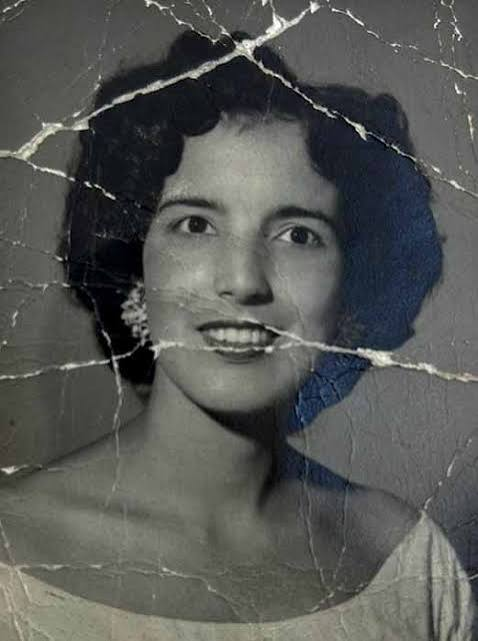
#> input picture tests/restoration_dataset/damaged/case10_spiderweb_lips.jpg, 478 x 641 px; its folder holds only this picture in this run
$ python -i impulse_denoiser.py   (imports and definitions only)   (older library calls are emulated)
#> lines starting #> are read from the running program, lines starting #| are printed output that depends on the picture; after the words box and inside, x2 and y2 are one past the last pixel; in counts of white or black regions, pixels touching at a corner belong together
"""
impulse_denoiser.py — Detect and remove impulse (salt-and-pepper) noise before
anything else in the pipeline looks at the image.

Why this runs first
-------------------
Impulse noise is not a cosmetic problem in this pipeline; it is a *detection*
problem. Stage 2 asks "is this bright pixel an emulsion flake?" and "is this
dark pixel the start of a crack?", and an isolated speck answers yes to both.
The flake and tearmark detectors then hand a speck field to MaskRefiner, whose
morphological closing merges the scatter into large connected components, and
LaMa repaints them. Measured on a clean 256x256 synthetic, adding 1% impulse
noise took the final damage mask from 10.05% of the frame in 5 components to
99.62% in a single component. The repainted result is the smeared, crackled,
pastel-blotched output that colorization then invents hues for.

So the fix is ordering plus precision: remove the specks before any detector
runs, and remove *only* the specks.

Why not a median filter
-----------------------
A median filter is a blanket operation: it rewrites every pixel, so it cannot
help but destroy the single-pixel detail that portraits are made of — catch-
lights in the eyes, individual hair strands, eyelashes, jewellery highlights.
The previous implementation in noise_router flagged any pixel that was the min
or max of its own 3x3 window, which is roughly 2/9 of all pixels in textured
content whether or not any noise is present. Measured on a noise-*free* test
image it changed 1.34% of pixels and destroyed 58% of the high-frequency
energy, and its output PSNR was pinned at ~28.5 dB no matter how noisy the
input was — the signature of a filter that is filtering content rather than
noise. At low noise density it made the image measurably worse (-3.45 dB).

How this decides what is noise
------------------------------
Three tests, and none of them has a constant tuned to a particular photograph.
Write T for the per-image threshold, derived below.

1. Extremity — the pixel differs from its 3x3 median by more than T. T is
   max(12, 3 * sigma) where sigma is a median-absolute-deviation estimate of the
   image's own noise scale, taken on the median-filter residual. MAD rather than
   a standard deviation precisely because impulses are present: they sit in the
   tail of the residual distribution and would inflate a std, which would raise
   the threshold and hide them. MAD ignores the tail. The floor of 12 grey
   levels is perceptual — below that an outlier is indistinguishable from
   ordinary film grain, which the grain-oriented filters downstream handle
   better than a median ever will.

2. Isolation, via ROAD — Rank-Ordered Absolute Differences. Take the absolute
   difference to each of the 8 neighbours, sort them, and require that even the
   *two smallest* sum to more than 2T; that is, the pixel is unlike at least
   seven of its eight neighbours. This is the test that protects thin structure:

     * flat region — 8 near-identical neighbours, ROAD ~ 0, protected
     * edge — at least 3 neighbours on the pixel's own side, protected, even
       though the pixel is a local extreme
     * interior of a 1px hair strand — 2 collinear neighbours on the strand, so
       the two smallest differences are both ~0, protected
     * isolated impulse — unlike every neighbour, flagged

   The order matters here and getting it wrong is subtle. Summing the four
   smallest differences instead of the two is the more common formulation, and
   it breaks on exactly the content this pipeline exists to preserve: a pixel in
   the middle of a 1px strand has only 2 matching neighbours, so its third and
   fourth smallest differences are full-amplitude and the sum clears any
   sensible threshold. Every hair strand in the image would be filtered as
   noise. Requiring only the two smallest to be large is what keeps 1px lines.

3. Continuation veto — the flag is withdrawn if there is any direction in which
   the neighbours at distance 1 *and* distance 2 are both within T of the pixel.
   Test 2 alone clips the endpoints of thin lines: the last pixel of a strand has
   just one collinear neighbour, so its two smallest differences are 0 and
   full-amplitude, and it gets flagged. Checking two steps out distinguishes the
   two cases — a strand endpoint has the strand continuing beneath it, an
   isolated impulse has nothing in any direction.

Detection is per channel rather than on luminance alone, which covers both
classic neutral salt-and-pepper (an outlier in all three channels, flagged in
all three) and the per-channel impulses that scanners and heavy JPEG
recompression produce (flagged only where they occur).

What this deliberately does not catch
-------------------------------------
Runs of three or more adjacent impulses of the same polarity survive: the middle
of such a run has two matching neighbours, so test 2 protects it, and the ends
are vetoed by test 3. This is not a tuning oversight, it is an information limit
— no purely local test can tell a 3-pixel salt cluster from a 3-pixel line
segment, because locally they are the same object. Two things make it the right
trade. First, such clusters are rare: at density d they are roughly 4*(d/2)^2 of
the impulses, which is 0.25% at d=0.05 and 1% at d=0.10. Second, the failure this
stage exists to prevent is a *dense field of isolated specks* merging under
morphological closing into frame-filling blobs; a handful of surviving 3-pixel
clusters reach Stage 2 as tiny components and are pruned there. Being
conservative is the correct bias when the bug being fixed was over-aggression.

There is no iteration for the same reason. Running detect-and-fill repeatedly
would eventually clear those clusters, but it would also erode thin lines one
pixel per pass from each end, since each pass creates a fresh endpoint for the
next to clip. One pass clips at most a single pixel from a line end and cannot
compound.

How replacement works
---------------------
Flagged pixels are replaced by the median of their *unflagged* neighbours, with
the window growing 3 -> 5 -> 7 only for pixels that still have too few clean
neighbours to draw on. Noise never feeds into its own replacement, so dense
speckle resolves without a blanket median, and clusters of adjacent specks do
not propagate their own values. Pixels corrected at a smaller window do become
valid sources at the next one, which is what lets heavy noise resolve from the
outside in. Unflagged pixels are returned bit-identical, so a clean image is a
true no-op — there is no coverage threshold to tune because the detector is
precise rather than a gate on a blunt filter.
"""

from __future__ import annotations

import logging
import os
import warnings
from dataclasses import dataclass
from typing import List, Tuple

import cv2
import numpy as np

logger = logging.getLogger(__name__)

# ─── A2 isolated-blob inpainting (docs/REMEDIATION_PLAN_AB_G.md) ─────────────
# Values scale with the image so the same constants work at scan and SR scale.
_DISABLED = {"0", "false", "no", "off"}
_BLOB_MIN_AREA = 1            # amplitude + isolation gates separate dust from grain
_BLOB_MAX_AREA_FRAC = 6e-4    # max blob area as fraction of h*w (≈120px @447²)
_BLOB_MIN_CONTRAST = 20.0     # min local contrast (grey levels) to be dust
_BLOB_MAX_STRUCTURE_TOUCH = 0.35  # max structure-pixel share inside a component
_BLOB_COVERAGE_CAP_PCT = 4.0  # frame cap — above this it is a texture field

# The 8-neighbourhood, in the order used to build the difference stack. Also the
# 8 directions searched by the continuation veto.
_OFFSETS: Tuple[Tuple[int, int], ...] = (
    (-1, -1), (-1, 0), (-1, 1),
    (0, -1), (0, 1),
    (1, -1), (1, 0), (1, 1),
)

# How many of the sorted neighbour differences the ROAD statistic sums. Two, so
# that a pixel needs only two similar neighbours to be considered part of a
# structure — which is exactly what the interior of a 1px line has. See the
# module docstring: m=4 is the usual choice and it filters away hair strands.
_ROAD_M = 2

# Absolute floor on "differs by a visible amount", in 8-bit grey levels. A
# perceptual floor, identical for every image, not a tuned constant.
_MIN_DELTA = 12.0

# Multiple of the robust noise scale a pixel must exceed to count as extreme.
# 3 sigma on a MAD-derived scale is the conventional outlier boundary.
_SIGMA_K = 3.0

# Below this flagged fraction the impulses are reported as incidental (dust
# motes rather than a noise process). The pixels are still corrected —
# correction is exact — this only controls how the stage describes itself.
_FIELD_DENSITY = 0.001


@dataclass
class ImpulseField:
    """Measurement of the impulse-noise content of an image."""

    density: float          # fraction of pixels flagged as impulses
    sigma: float            # robust noise scale, 8-bit grey levels
    threshold: float        # per-pixel delta threshold actually used
    channels: Tuple[float, ...] = ()   # per-channel flagged fraction

    # [13 lines left out: functions is_field, to_dict, not called in this run]


def _shifted(padded: np.ndarray, pad: int, dy: int, dx: int, h: int, w: int) -> np.ndarray:
    """Slice a replicate-padded plane to give the neighbour at offset (dy, dx)."""
    return padded[pad + dy:pad + dy + h, pad + dx:pad + dx + w]


def _neighbour_stack(plane_f32: np.ndarray, distance: int = 1) -> List[np.ndarray]:
    """The 8 neighbours of every pixel at the given Chebyshev distance.

    Borders are mirrored, not replicated, and the distinction is load-bearing
    rather than cosmetic. Under replication the pixel above row 0 is a copy of
    row 0 itself, so for a pixel on the top edge the continuation veto compares
    the pixel against itself at both distance 1 and distance 2, both differences
    are 0, and the veto fires unconditionally. The whole 1px frame border would
    be a guaranteed no-op — 1020 pixels on a 256x256 image, and at density 0.02
    roughly twenty impulses per frame surviving into Stage 2 by construction.

    Mirroring gives the top edge rows 1 and 2 as its upward neighbours, which is
    real content: an impulse there still differs from them and is still caught,
    while a structure running down from the edge still vetoes correctly. The
    upward and downward tests become duplicates of each other on the edge row,
    which is a harmless loss of one direction rather than a false veto.
    """
    h, w = plane_f32.shape[:2]
    # OpenCV rejects REFLECT_101 when the border is not smaller than the source,
    # so a strip thinner than the reach falls back to replication. Such an image
    # has no meaningful neighbourhood in that axis anyway.
    mode = cv2.BORDER_REFLECT_101 if min(h, w) > distance else cv2.BORDER_REPLICATE
    padded = cv2.copyMakeBorder(
        plane_f32, distance, distance, distance, distance, mode
    )
    return [
        _shifted(padded, distance, dy * distance, dx * distance, h, w)
        for dy, dx in _OFFSETS
    ]


def _road(plane_f32: np.ndarray) -> np.ndarray:
    """Rank-Ordered Absolute Differences: the sum of the _ROAD_M smallest
    absolute differences to the 8-neighbourhood. Low for flat regions, edges and
    the interiors of thin lines; high for isolated outliers.

    The m smallest are tracked in a running insertion over the 8 neighbours
    rather than by stacking and partitioning. Stacking is the obvious
    formulation and it is the wrong one here: this stage runs before the 2K
    normalisation, so on a 4000x3000 scan an (8, h, w) float32 stack is 384 MB
    and np.partition allocates a second copy of it. The running form holds
    (m, h, w) instead — 96 MB at m=2 — at the cost of 8*m cheap elementwise
    passes, which is a trade worth making at full scan resolution.
    """
    neighbours = _neighbour_stack(plane_f32)
    h, w = plane_f32.shape[:2]
    smallest = np.full((_ROAD_M, h, w), np.inf, dtype=np.float32)

    for neighbour in neighbours:
        carry = np.abs(neighbour - plane_f32)
        for j in range(_ROAD_M):
            # Where carry belongs at rank j, insert it and push the old value
            # down to compete for rank j+1.
            takes = carry < smallest[j]
            displaced = np.where(takes, smallest[j], carry)
            smallest[j] = np.where(takes, carry, smallest[j])
            carry = displaced

    return smallest.sum(axis=0)


def _continues_into_structure(plane_f32: np.ndarray, tol: float) -> np.ndarray:
    """True where some direction has similar neighbours at distance 1 *and* 2.

    This is the endpoint rescue. The last pixel of a thin line has a single
    collinear neighbour, which is not enough for the ROAD test to protect it, but
    the line carries on beyond that neighbour — so looking one step further out
    separates "end of a structure" from "isolated outlier". An impulse has
    nothing similar in any direction at either distance.
    """
    near = _neighbour_stack(plane_f32, distance=1)
    far = _neighbour_stack(plane_f32, distance=2)
    continues = np.zeros(plane_f32.shape[:2], dtype=bool)
    for n1, n2 in zip(near, far):
        continues |= (np.abs(plane_f32 - n1) <= tol) & (np.abs(plane_f32 - n2) <= tol)
    return continues


def _robust_sigma(plane_f32: np.ndarray) -> float:
    """Noise scale from the median-filter residual via MAD.

    MAD rather than std precisely because impulses are present: they sit in the
    tail of the residual distribution and would inflate a std, which would then
    raise the threshold and hide them. MAD ignores the tail.

    The estimate is global. A local estimate would adapt to a smooth face beside
    a textured hat, but it is also far less stable — and a global scale errs
    toward a higher threshold in textured images, which is the conservative
    direction for a filter whose previous incarnation was too aggressive.
    """
    plane_u8 = np.clip(plane_f32, 0, 255).astype(np.uint8)
    residual = plane_f32 - cv2.medianBlur(plane_u8, 3).astype(np.float32)
    mad = float(np.median(np.abs(residual - float(np.median(residual)))))
    return mad / 0.6745  # MAD -> Gaussian-equivalent sigma


# [61 lines left out: function _masked_median_fill, not called in this run]


class ImpulseDenoiser:
    """Precise impulse-noise detection and removal.

    Every method is content-adaptive: thresholds derive from the image's own
    robust noise scale, so the same code handles a lightly dusted scan and a
    heavily speckled one without per-image tuning.
    """

    @staticmethod
    def detect(rgb: np.ndarray) -> Tuple[np.ndarray, ImpulseField]:
        """Return a per-channel boolean impulse mask and the field measurement.

        The mask has the same shape as `rgb`; a pixel may be flagged in one
        channel and not another, which is what per-channel scanner impulses
        actually look like.
        """
        if rgb.ndim == 2:
            rgb = rgb[:, :, None]

        _despeckle_guard = os.environ.get(
            "PIXREVIVE_DESPECKLE_GUARD", "1"
        ).strip().lower() not in ("0", "false", "no", "off")

        is_scene_edge = None
        if _despeckle_guard:
            gray_m = cv2.cvtColor(rgb, cv2.COLOR_RGB2GRAY) if rgb.ndim == 3 and rgb.shape[2] == 3 else rgb.squeeze()
            macro = cv2.GaussianBlur(gray_m, (15, 15), 0)
            gx_m = cv2.Sobel(macro, cv2.CV_32F, 1, 0)
            gy_m = cv2.Sobel(macro, cv2.CV_32F, 0, 1)
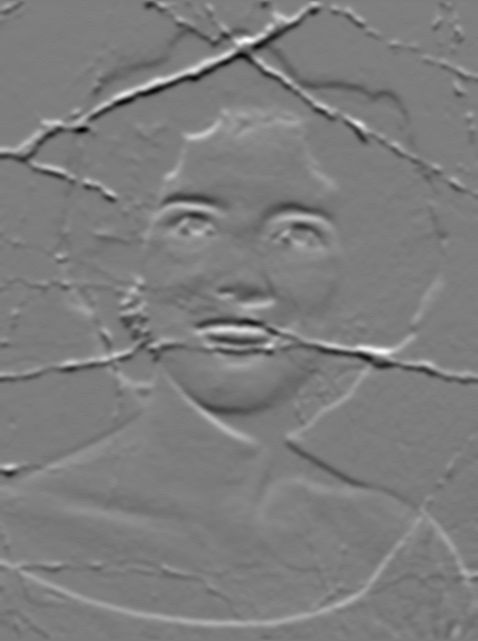
#> gy_m: shape (641, 478) float32; min -184, max 191, mean 0.6; drawn with min black and max white
            macro_edge = np.sqrt(gx_m**2 + gy_m**2)
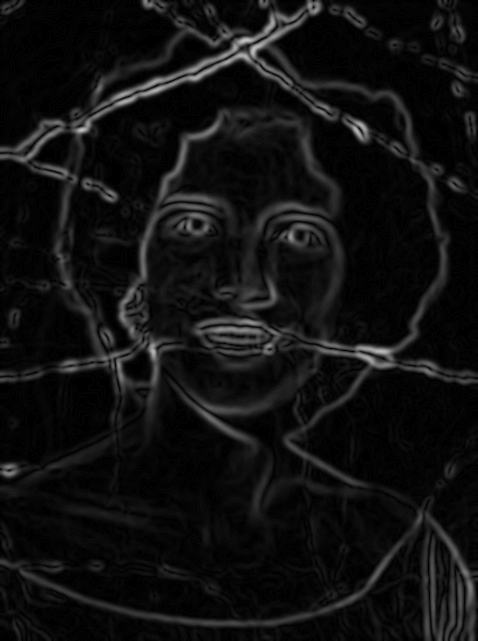
#> macro_edge: shape (641, 478) float32; min 0, max 194.3, mean 16.9
            is_scene_edge = macro_edge > 25.0
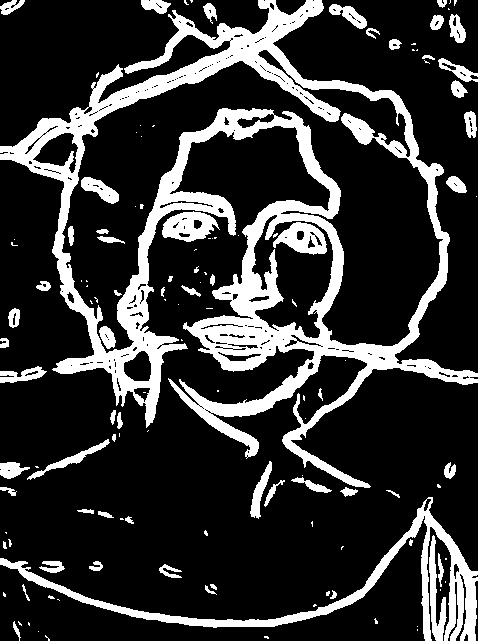
#> is_scene_edge: shape (641, 478) bool; 20.4% white; 130 white regions (69 under 20 px), largest, box (x1, y1, x2, y2) and area: (0, 0, 478, 488) 44694, (0, 497, 478, 641) 6769, (162, 211, 220, 242) 1110

        flags = np.zeros(rgb.shape, dtype=bool)
        sigmas: list[float] = []
        thresholds: list[float] = []
        per_channel: list[float] = []

        for c in range(rgb.shape[2]):
            plane = rgb[:, :, c].astype(np.float32)
            sigma = _robust_sigma(plane)
            delta_t = max(_MIN_DELTA, _SIGMA_K * sigma)

            median3 = cv2.medianBlur(
                np.clip(plane, 0, 255).astype(np.uint8), 3
            ).astype(np.float32)

            # Test 1 — extremity against the local median.
            extreme = np.abs(plane - median3) > delta_t
            # Test 2 — isolation. Scaled by _ROAD_M so the per-neighbour
            # requirement matches the same delta_t the extremity test uses.
            isolated = _road(plane) > (_ROAD_M * delta_t)
            # Test 3 — withdraw the flag at the endpoints of thin structures.
            continues = _continues_into_structure(plane, delta_t)

            flag_c = extreme & isolated & ~continues
            flags[:, :, c] = flag_c
            sigmas.append(sigma)
            thresholds.append(delta_t)
#> this loop made 3 passes
#> pass 1, in _robust_sigma, `residual = plane_f32 - cv2.medianBlur(plane_u8, 3).astype(np.float32)`:
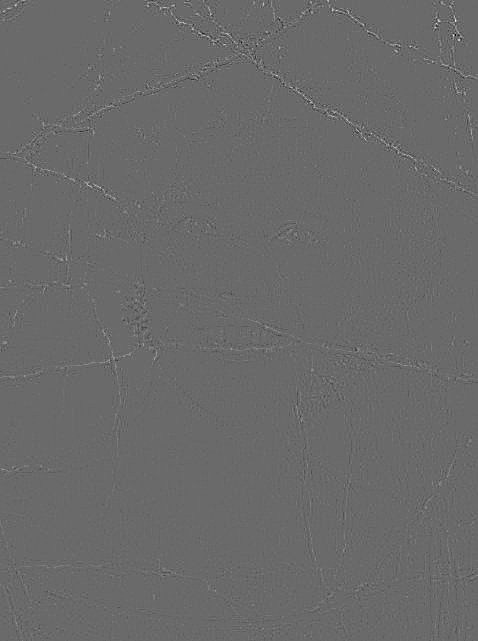
#> residual: shape (641, 478) float32; min -75, max 105, mean 0.1; drawn with min black and max white
#> after the loop:
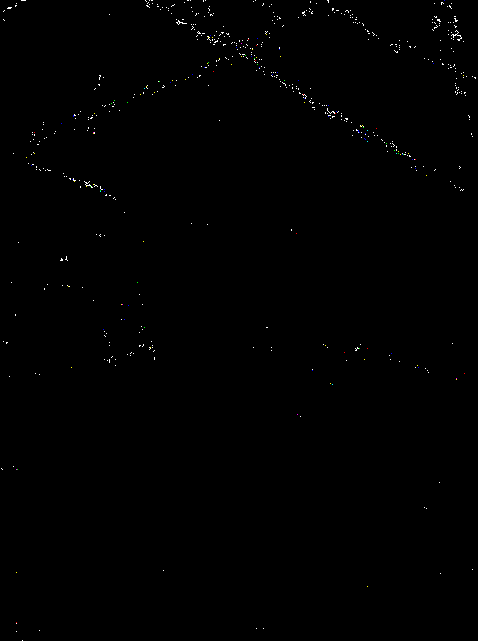
#> flags: shape (641, 478, 3) bool; mean R, G, B 0.00314, 0.00316, 0.0031
#> after the loop:
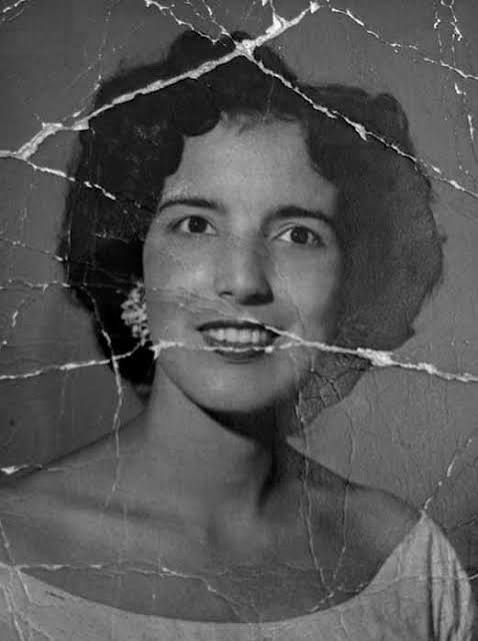
#> plane: shape (641, 478) float32; min 0, max 255, mean 84.9
#> after the loop, sigmas = [0, 0, 0]; thresholds = [12, 12, 12]

        # Whole-field macroscopic edge co-location check (analogous to SpeckSuppressor)
        if _despeckle_guard and is_scene_edge is not None:
            any_flags = np.any(flags, axis=2)
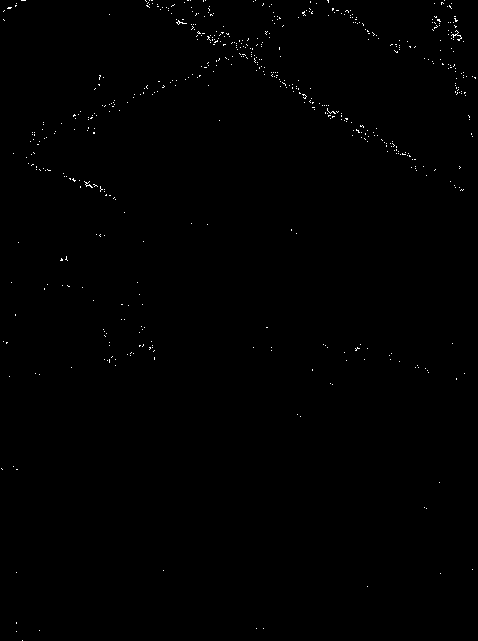
#> any_flags: shape (641, 478) bool; 0.34% white in thin lines or dots
            cand_count = int(np.sum(any_flags))
#> cand_count = 1027
            if cand_count > 0:
                edge_coloc = float(np.sum(any_flags & is_scene_edge) / cand_count)
#> edge_coloc = 0.769
                if edge_coloc > 0.55:
                    flags[:] = False
#> flags: shape (641, 478, 3) bool; 0.34% of pixels changed, all inside (x1, y1, x2, y2) = (1, 0, 476, 641)
                else:
                    flags &= ~is_scene_edge[:, :, None]

        per_channel = [float(np.mean(flags[:, :, c])) for c in range(rgb.shape[2])]
#> per_channel = [0, 0, 0]

        field = ImpulseField(
            density=float(np.mean(np.any(flags, axis=2))),
            sigma=float(np.mean(sigmas)),
            threshold=float(np.mean(thresholds)),
            channels=tuple(per_channel),
        )
        return flags, field

    # [4 lines left out: function measure, not called in this run]

    @staticmethod
    def apply(rgb: np.ndarray) -> Tuple[np.ndarray, ImpulseField]:
        """Remove detected impulses. Unflagged pixels are bit-identical."""
        flags, field = ImpulseDenoiser.detect(rgb)
        if not np.any(flags):
            return rgb.copy(), field

        single = rgb.ndim == 2
        work = rgb[:, :, None] if single else rgb
        out = work.copy()

        for c in range(work.shape[2]):
            if not np.any(flags[:, :, c]):
                continue
            filled = _masked_median_fill(
                work[:, :, c].astype(np.float32), flags[:, :, c]
            )
            # Rounded, not truncated. The neighbour count is always even (8 at
            # k=3, 24 at k=5, 48 at k=7), so nanmedian averages the two middle
            # values and a .5 result is the common case rather than the
            # exception; truncating would bias every repaired pixel dark.
            out[:, :, c] = np.rint(np.clip(filled, 0, 255)).astype(np.uint8)

        return (out[:, :, 0] if single else out), field

    # [153 lines left out: functions suppress_isolated_blobs, suppress, not called in this run]

>>> import cv2
>>> picture = cv2.cvtColor(cv2.imread('../../../tests/restoration_dataset/damaged/case10_spiderweb_lips.jpg'), cv2.COLOR_BGR2RGB)
>>> result = ImpulseDenoiser().apply(picture)
